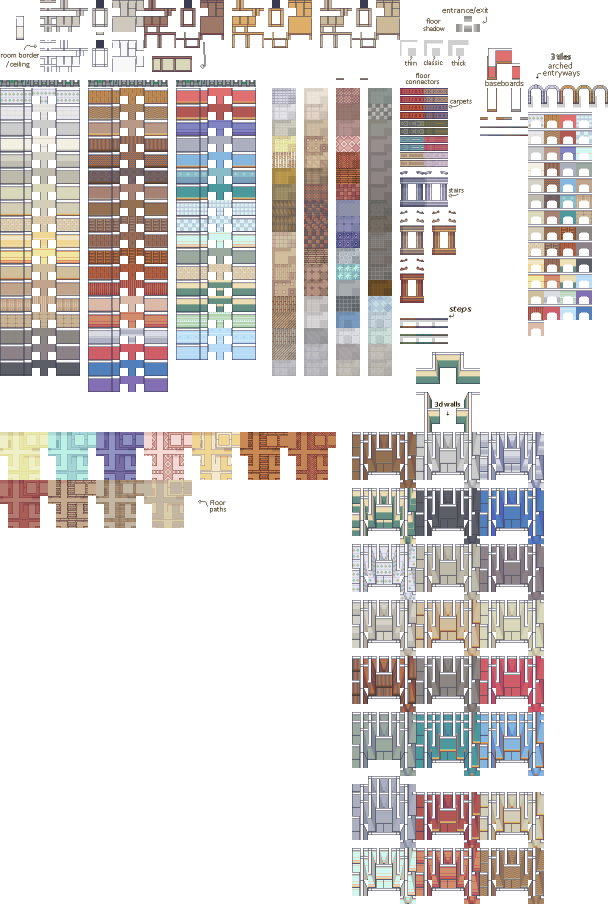
#> input picture assets/modern-interiors/interiors/16x16/Room_Builder_16x16.png, 1216 x 1808 px (shown at 1/2 size)
$ python extract_office_tiles.py
#> lines starting #> are read from the running program, lines starting #| are printed output that depends on the picture
"""Extract office floor/wall/furniture sprites from the Modern Interiors atlas.

The LimeZu pack ships no per-object index, so we cherry-pick tile rects from the
two source sheets by (col,row,w,h) and emit one transparent PNG per piece plus a
single labeled montage for visual verification. Coordinates were read off
high-zoom grid renders of the sheets.

Output: web/public/office/tiles/<name>.png  +  /tmp/ex_montage.png (verify only)
"""

from __future__ import annotations

from pathlib import Path

from PIL import Image, ImageDraw

ROOT = Path(__file__).resolve().parent.parent
ASSETS = ROOT / "assets/modern-interiors/interiors/16x16"
ROOM = Image.open(ASSETS / "Room_Builder_16x16.png").convert("RGBA")
#> ROOM is the input picture: PIL image 1216x1808 RGBA; mean R, G, B, A 69.8, 64.9, 63.3, 101.7
INT = Image.open(ASSETS / "Interiors_16x16.png").convert("RGBA")
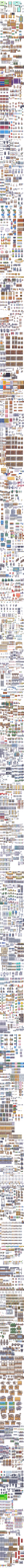
#> input picture assets/modern-interiors/interiors/16x16/Interiors_16x16.png, 256 x 17024 px (shown at 1/11 size)
#> INT is the input picture: PIL image 256x17024 RGBA; mean R, G, B, A 73.9, 67.9, 69, 113.3
OUT = ROOT / "web/public/office/tiles"
OUT.mkdir(parents=True, exist_ok=True)
T = 16

# name -> (sheet, col, row, w, h)  — w,h in tiles
PIECES: dict[str, tuple[Image.Image, int, int, int, int]] = {
    # --- Room_Builder: floor candidates (single tiles) ---
    "floor_wood_a": (ROOM, 1, 13, 1, 1),
    "floor_wood_b": (ROOM, 6, 13, 1, 1),
    "floor_tile_grey": (ROOM, 1, 9, 1, 1),
    "floor_tile_light": (ROOM, 6, 9, 1, 1),
    "floor_warm": (ROOM, 11, 13, 1, 1),
    # --- Room_Builder: wall candidates ---
    "wall_front_a": (ROOM, 1, 3, 1, 1),
    "wall_front_b": (ROOM, 1, 2, 1, 1),
    "wall_top": (ROOM, 1, 1, 1, 1),
    # --- Interiors: furniture (col,row,w,h) read off band renders ---
    "table_light": (INT, 6, 10, 3, 3),
    "bookshelf": (INT, 5, 13, 3, 5),
    "sofa_pink": (INT, 8, 18, 2, 2),
    "plant_palm": (INT, 12, 26, 1, 3),
    "plant_small": (INT, 10, 26, 1, 2),
    "plant_pot": (INT, 0, 31, 1, 2),
    "fridge_glass": (INT, 1, 18, 1, 3),
    "board_dark": (INT, 0, 14, 2, 2),
    "rug_red": (INT, 8, 16, 3, 2),
    "chair_wood": (INT, 4, 21, 1, 2),
    "counter_wood": (INT, 1, 40, 3, 1),
    "wardrobe": (INT, 7, 30, 2, 3),
}


def crop(sheet: Image.Image, c: int, r: int, w: int, h: int) -> Image.Image:
    return sheet.crop((c * T, r * T, (c + w) * T, (r + h) * T))


def main() -> None:
    pieces = {}
    for name, (sheet, c, r, w, h) in PIECES.items():
        img = crop(sheet, c, r, w, h)
        img.save(OUT / f"{name}.png")
        pieces[name] = img
#> this loop made 20 passes
#> (name, c, r, w, h) on passes 1 to 12: ('floor_wood_a', 1, 13, 1, 1), ('floor_wood_b', 6, 13, 1, 1), ('floor_tile_grey', 1, 9, 1, 1), ('floor_tile_light', 6, 9, 1, 1), ('floor_warm', 11, 13, 1, 1), ('wall_front_a', 1, 3, 1, 1), ('wall_front_b', 1, 2, 1, 1), ('wall_top', 1, 1, 1, 1), ('table_light', 6, 10, 3, 3), ('bookshelf', 5, 13, 3, 5), ('sofa_pink', 8, 18, 2, 2), ('plant_palm', 12, 26, 1, 3)
#> pass 1, in main, `img = crop(sheet, c, r, w, h)`:
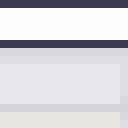
#> img: PIL image 16x16 RGBA (shown 8 times larger); mean R, G, B, A 212.5, 211.8, 217, 255
#> pass 2, in main, `img = crop(sheet, c, r, w, h)`:
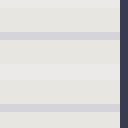
#> img: PIL image 16x16 RGBA (shown 8 times larger); mean R, G, B, A 219.6, 217.8, 216.3, 255
#> after the loop:
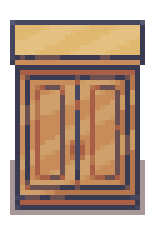
#> img: PIL image 32x48 RGBA (shown 5 times larger); mean R, G, B, A 113.4, 88.8, 73.1, 168.5; transparent parts drawn white
#> after the loop, pieces = 20 items

    # montage: enlarge each piece, label name + size
    cols = 6
    cell = 150
    rows = (len(pieces) + cols - 1) // cols
#> rows = 4
    cv = Image.new("RGBA", (cols * cell, rows * cell), (30, 30, 40, 255))
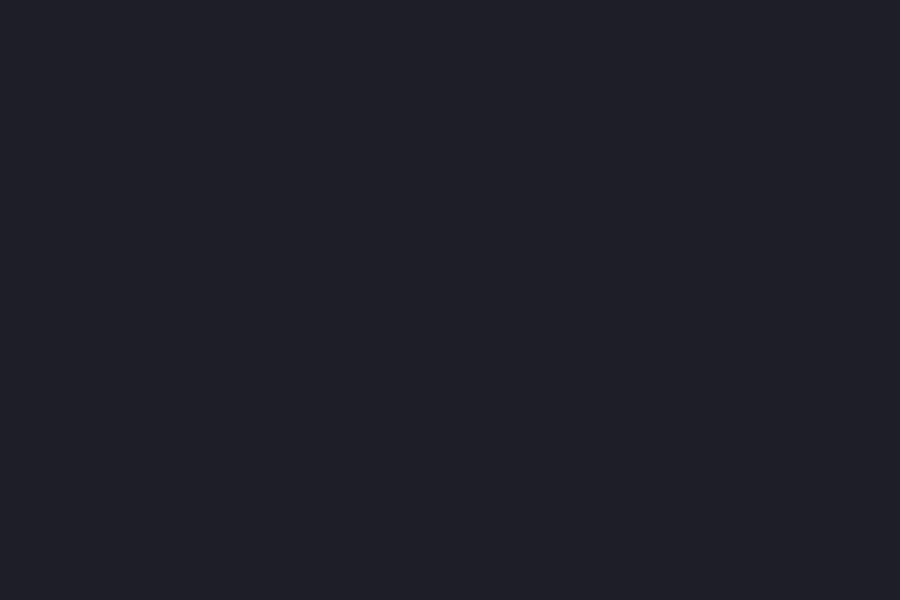
#> cv: PIL image 900x600 RGBA; mean R, G, B, A 30, 30, 40, 255
    d = ImageDraw.Draw(cv)
    for i, (name, img) in enumerate(pieces.items()):
        gx, gy = (i % cols) * cell, (i // cols) * cell
        w, h = img.size
        sc = min((cell - 36) / w, (cell - 36) / h, 8)
        thumb = img.resize((max(1, int(w * sc)), max(1, int(h * sc))), Image.NEAREST)
        cv.alpha_composite(thumb, (gx + (cell - thumb.size[0]) // 2,
                                   gy + 20 + (cell - 20 - thumb.size[1]) // 2))
        d.text((gx + 3, gy + 3), f"{name}", fill=(255, 220, 120, 255))
        d.text((gx + 3, gy + cell - 12), f"{w//T}x{h//T}t", fill=(150, 200, 255, 255))
        d.rectangle([gx, gy, gx + cell - 1, gy + cell - 1], outline=(70, 70, 90, 255))
#> this loop made 20 passes
#> (name, gx, gy, w, h, sc) on passes 1 to 12: ('floor_wood_a', 0, 0, 16, 16, 7.12), ('floor_wood_b', 150, 0, 16, 16, 7.12), ('floor_tile_grey', 300, 0, 16, 16, 7.12), ('floor_tile_light', 450, 0, 16, 16, 7.12), ('floor_warm', 600, 0, 16, 16, 7.12), ('wall_front_a', 750, 0, 16, 16, 7.12), ('wall_front_b', 0, 150, 16, 16, 7.12), ('wall_top', 150, 150, 16, 16, 7.12), ('table_light', 300, 150, 48, 48, 2.38), ('bookshelf', 450, 150, 48, 80, 1.43), ('sofa_pink', 600, 150, 32, 32, 3.56), ('plant_palm', 750, 150, 16, 48, 2.38)
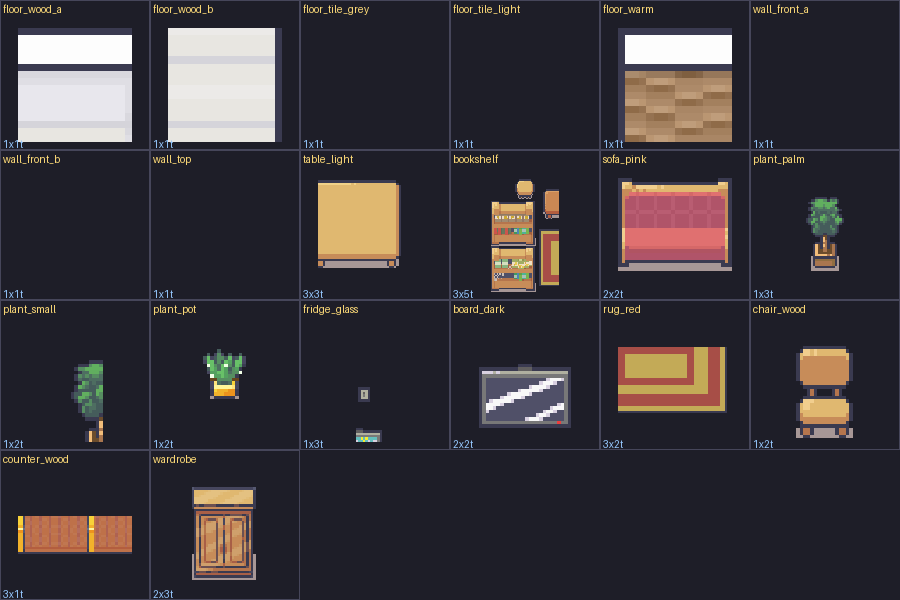
#> cv: PIL image 900x600 RGBA; mean R, G, B, A 58.2, 53.6, 58.7, 255
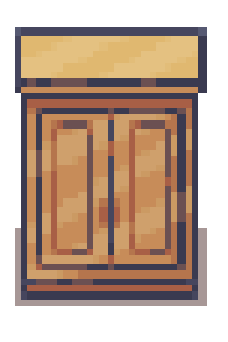
#> thumb: PIL image 76x114 RGBA (shown 3 times larger); mean R, G, B, A 115, 90.2, 74.1, 168.6; transparent parts drawn white
    cv.convert("RGB").save("/tmp/ex_montage.png")
    print(f"extracted {len(pieces)} pieces -> {OUT}")
#| extracted 20 pieces -> web/public/office/tiles
    print(f"montage -> /tmp/ex_montage.png {cv.size}")
#> (printed output is left out)


if __name__ == "__main__":
    main()
